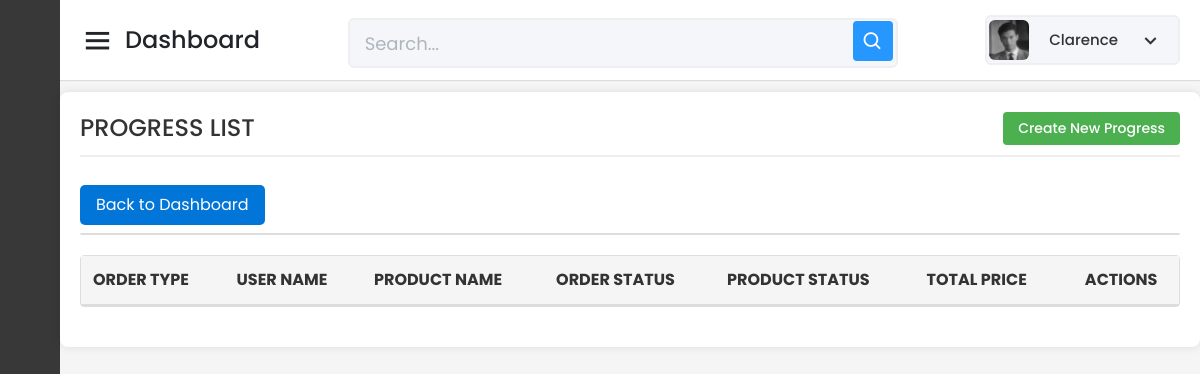
Page /Capstone_Admin/progress/read-all-progress-form.php (signed in) on the earlier database version.
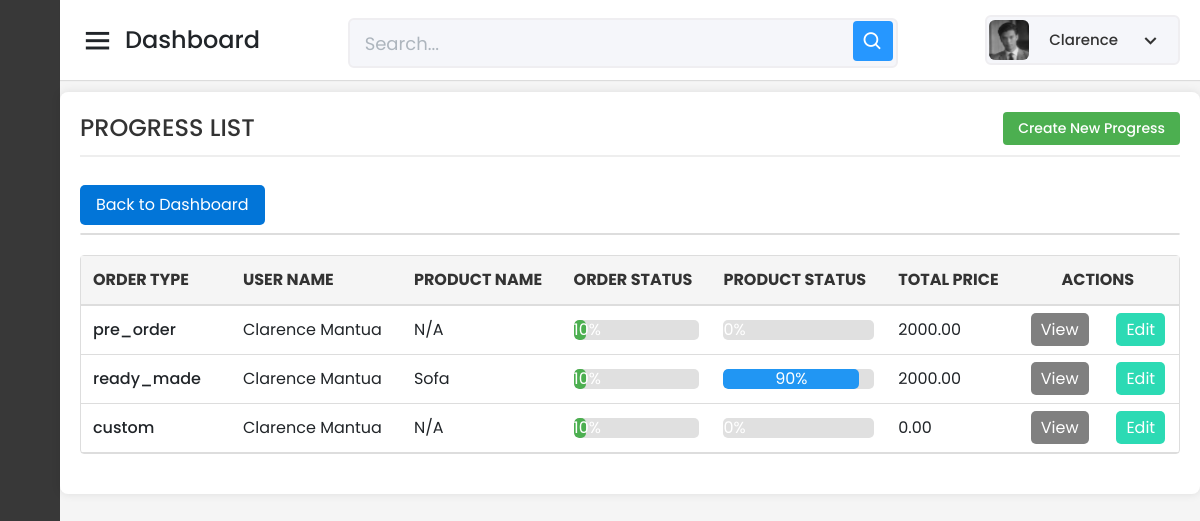
Same page on the later database version.
### tables this page shows
CREATE TABLE `tbl_progress` (
  `Progress_ID` int(11) NOT NULL AUTO_INCREMENT,
  `User_ID` varchar(150) NOT NULL,
  `Product_ID` int(11) NOT NULL,
  `Product_Name` varchar(255) NOT NULL,
  `Order_Type` varchar(100) NOT NULL,
  `Order_Status` int(3) NOT NULL,
  `Product_Status` int(3) NOT NULL,
  `Quantity` int(11) NOT NULL,
  `Total_Price` decimal(10,2) NOT NULL,
  `Date_Added` timestamp NOT NULL DEFAULT current_timestamp(),
  `LastUpdate` timestamp NOT NULL DEFAULT current_timestamp() ON UPDATE current_timestamp(),
  `Progress_Pic_20` varchar(255) DEFAULT NULL,
  `Progress_Pic_30` varchar(255) DEFAULT NULL,
  `Progress_Pic_40` varchar(255) DEFAULT NULL,
  `Progress_Pic_50` varchar(255) DEFAULT NULL,
  `Progress_Pic_60` varchar(255) DEFAULT NULL,
  `Progress_Pic_70` varchar(255) DEFAULT NULL,
  `Progress_Pic_80` varchar(255) DEFAULT NULL,
  `Progress_Pic_90` varchar(255) DEFAULT NULL,
  `Progress_Pic_100` varchar(255) DEFAULT NULL,
  `Stop_Reason` varchar(255) DEFAULT NULL,
  `Progress_Pic_10` varchar(255) DEFAULT NULL,
  PRIMARY KEY (`Progress_ID`),
  KEY `User_ID` (`User_ID`),
  KEY `Product_ID` (`Product_ID`),
  CONSTRAINT `tbl_progress_ibfk_1` FOREIGN KEY (`User_ID`) REFERENCES `tbl_user_info` (`User_ID`) ON DELETE CASCADE,
  CONSTRAINT `tbl_progress_ibfk_2` FOREIGN KEY (`Product_ID`) REFERENCES `tbl_prod_info` (`Product_ID`) ON DELETE CASCADE
);

### Capstone_Admin/progress/read-all-progress-form.php (the view, shortened to what this page needs)
<?php
include '../config/database.php';
$adminId = $_SESSION['admin_id'];
$stmt = $pdo->prepare("SELECT First_Name, PicPath FROM tbl_admin_info WHERE Admin_ID = :admin_id");
$stmt->bindParam(':admin_id', $adminId);
$stmt->execute();
$admin = $stmt->fetch(PDO::FETCH_ASSOC);
$adminName = htmlspecialchars($admin['First_Name']);
$profilePicPath = htmlspecialchars($admin['PicPath']);
$search = isset($_GET['search']) ? $_GET['search'] : '';
$query = "
    SELECT
        Progress_ID AS ID,
        Product_Name,
        CONCAT(u.First_Name, ' ', u.Last_Name) AS User_Name,
        Order_Type,
        Order_Status,
        Product_Status,
        Total_Price,
        LastUpdate
    FROM tbl_progress p
    JOIN tbl_user_info u ON p.User_ID = u.User_ID
    WHERE (u.First_Name LIKE :search
    OR u.Last_Name LIKE :search
    OR p.Product_Name LIKE :search)
    ORDER BY LastUpdate DESC
";
$stmt = $pdo->prepare($query);
$searchParam = '%' . $search . '%';
$stmt->bindParam(':search', $searchParam, PDO::PARAM_STR);
$stmt->execute();
$rows = $stmt->fetchAll(PDO::FETCH_ASSOC);
function calculatePercentage($status) {
    return ($status / 100) * 100;
}
?>
<!DOCTYPE html>
<html lang="en" dir="ltr">
<head>
    <link href="../static/css/bootstrap.min.css" rel="stylesheet">
    <link href="../static/css-files/dashboard.css" rel="stylesheet">
    <link href="../static/css-files/button.css" rel="stylesheet">
    <link href="../static/css-files/admin_homev2.css" rel="stylesheet">
    <link href="../static/css-files/progress.css" rel="stylesheet">
    <link href="https://unpkg.com/boxicons@2.0.7/css/boxicons.min.css" rel="stylesheet" />
</head>
<body>
    <div class="sidebar">
      <div class="logo-details">
    </div>
        <ul class="nav-links">
            <li>
            </li>
            <li>
            </li>
            <li>
</li>
        </ul>
    </div>
    <section class="home-section">
    <nav>
            <div class="sidebar-button">
                <i class="bx bx-menu sidebarBtn"></i>
                <span class="dashboard">Dashboard</span>
            </div>
            <div class="search-box">
                <input type="text" placeholder="Search..." />
                <i class="bx bx-search"></i>
            </div>
            <div class="profile-details" onclick="toggleDropdown()">
                <img src="../<?php echo $profilePicPath; ?>" alt="Profile Picture" />
                <span class="admin_name"><?php echo $adminName; ?></span>
                <i class="bx bx-chevron-down dropdown-button"></i>
            </div>
 </nav>
        <br><br><br>
        <div class="container_boxes">
            <h4>PROGRESS LIST <a href="create-progress-form.php">Create New Progress</a></h4>
            <div class="button-container">
                <a href="../dashboard/dashboard.php" class="buttonBack">Back to Dashboard</a>
            </div>
                <table>
            <table width="100%" border="1" cellspacing="5">
                <tr>
                    <th>ORDER TYPE</th>
                    <th>USER NAME</th>
                    <th>PRODUCT NAME</th>
                    <th>ORDER STATUS</th>
                    <th>PRODUCT STATUS</th>
                    <th>TOTAL PRICE</th>
                    <th colspan="3" style="text-align: center;">ACTIONS</th>
                </tr>
                <?php foreach ($rows as $row): ?>
                    <tr>
                        <td>
                            <?= htmlspecialchars($row['Order_Type']) ?>
                        </td>
                        <td>
                            <?= htmlspecialchars($row['User_Name']) ?>
                        </td>
                        <td>
                            <?= htmlspecialchars($row['Product_Name']) ?>
                        </td>
                        <td>
                            <div class="status-bar">
                                <div class="status-bar-fill order-status-bar" style="width: <?= calculatePercentage($row['Order_Status']) ?>%;">
                                    <?= calculatePercentage($row['Order_Status']) ?>%
                                </div>
                            </div>
                        </td>
                        <td>
                            <div class="status-bar">
                                <div class="status-bar-fill product-status-bar" style="width: <?= calculatePercentage($row['Product_Status']) ?>%;">
                                    <?= calculatePercentage($row['Product_Status']) ?>%
                                </div>
                            </div>
                        </td>
                        <td>
                            <?= number_format((float) $row['Total_Price'], 2, '.', '') ?>
                        </td>
                        <td style="text-align: center;"><a class="buttonView" href="read-one-progress-form.php?id=<?= htmlspecialchars($row['ID']) ?>&order_type=<?= htmlspecialchars($row['Order_Type']) ?>" target="_parent">View</a></td>
                        <?php if($row['Order_Status'] != 100): ?>
                            <td style="text-align: center;"><a class="buttonEdit" href="update-progress-form.php?id=<?= htmlspecialchars($row['ID']) ?>&order_type=<?= htmlspecialchars($row['Order_Type']) ?>" target="_parent">Edit</a></td>
                        <?php else: ?>
                            <td style="text-align: center;"></td>
                            <td style="text-align: center;"></td>
                        <?php endif; ?>
                    </tr>
                <?php endforeach; ?>
            </table>
        </div>
    </section>
</body>
</html>

### Capstone_Admin/static/css-files/dashboard.css (style rules this page uses)
.profile-details { position: relative; display: flex; align-items: center; cursor: pointer; }
.profile-details img { width: 40px; height: 40px; border-radius: 50%; margin-right: 10px; }
.dropdown-button { cursor: pointer; font-size: 18px; margin-left: 10px; }

### Capstone_Admin/static/css-files/button.css (style rules this page uses)
.button-container { display: flex; gap: 10px; margin-top: 10px; align-items: center; justify-content: center; }
.buttonView, .buttonBack, .buttonUpdate, .buttonEdit, .buttonDelete, .buttonCheckout { text-decoration: none; color: white; padding: 5px 10px; border-radius: 5px; transition: all 0.2s ease; text-align: center; border: none; }
.buttonView, .buttonCheckout { background-color: grey; }
.buttonBack { background-color: #475569; }
.buttonEdit { background-color: #2cdab4; }
.container_boxes { padding: 20px; margin: 20px auto; max-width: 100vw; background-color: #ffffff; border-radius: 8px; box-shadow: 0 0 10px rgba(0,0,0,0.1); }
.container_boxes h4 { color: #333; margin-bottom: 20px; padding-bottom: 10px; border-bottom: 2px solid #eee; display: flex; justify-content: space-between; align-items: center; }
.container_boxes h4 a { text-decoration: none; background-color: #4CAF50; color: white; padding: 8px 15px; border-radius: 4px; font-size: 14px; }
.container_boxes table { width: 100%; border-collapse: separate; border-spacing: 0; border: 1px solid #ddd; border-radius: 4px; }
.container_boxes th { background-color: #f5f5f5; padding: 12px; text-align: left; border-bottom: 2px solid #ddd; color: #333; }
.container_boxes td { padding: 12px; border-bottom: 1px solid #ddd; }
input[type="text"], input[type="password"], input[type="email"], select { width: 100%; padding: 8px 12px; margin: 8px 0; display: inline-block; border: 1px solid #ccc; border-radius: 4px; box-sizing: border-box; font-size: 14px; transition: border-color 0.3s ease, box-shadow 0.3s ease; }
::placeholder { color: #adb5bd; opacity: 1; }
.button-container { margin-top: 20px; display: flex; gap: 10px; justify-content: flex-start; }
table { width: 100%; border-collapse: collapse; margin-bottom: 20px; }
table td { padding: 8px; vertical-align: middle; }
table td:first-child { width: 150px; font-weight: 500; }
h4 { text-align: center; margin-bottom: 30px; color: #333; }

### Capstone_Admin/static/css-files/progress.css (style rules this page uses)
.status-bar { width: 100%; background-color: #e0e0e0; border-radius: 5px; overflow: hidden; height: 20px; }
.status-bar-fill { height: 100%; text-align: center; color: white; line-height: 20px; border-radius: 5px; }
.order-status-bar { background-color: #4caf50; }
.product-status-bar { background-color: #2196f3; }

Differences in the rows shown:
added tbl_progress: Order_Type "pre_order", User_Name "Clarence Mantua", Product_Name "N/A", Order_Status "10", Product_Status "0", Total_Price "2000.00"
added tbl_progress: Order_Type "ready_made", User_Name "Clarence Mantua", Product_Name "Sofa", Order_Status "10", Product_Status "90", Total_Price "2000.00"
added tbl_progress: Order_Type "custom", User_Name "Clarence Mantua", Product_Name "N/A", Order_Status "10", Product_Status "0", Total_Price "0.00"
